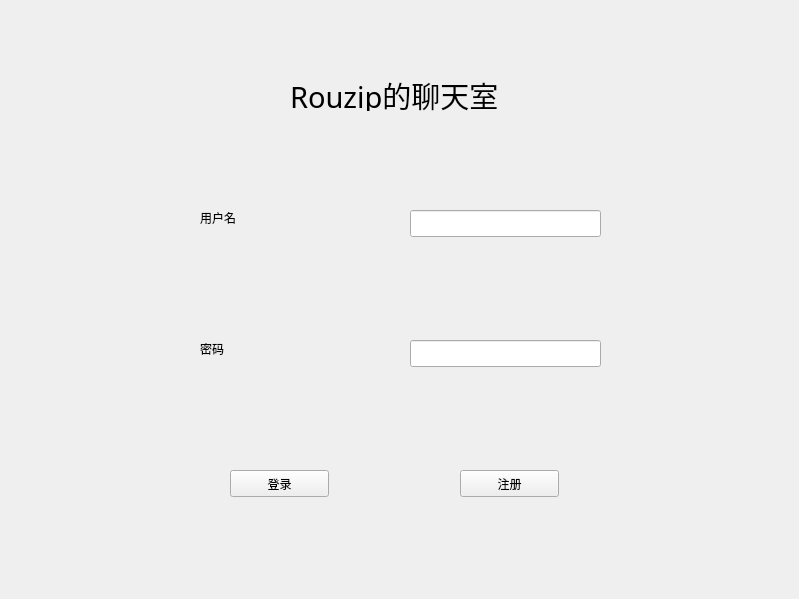
<?xml version="1.0" encoding="UTF-8"?>
<ui version="4.0">
 <class>mainWindow</class>
 <widget class="QWidget" name="mainWindow">
  <property name="geometry">
   <rect>
    <x>0</x>
    <y>0</y>
    <width>799</width>
    <height>599</height>
   </rect>
  </property>
  <property name="windowTitle">
   <string>Rouzip的聊天室</string>
  </property>
  <property name="windowIcon">
   <iconset>
    <normaloff>../../下载/chat_128px_1201543_easyicon.net.ico</normaloff>../../下载/chat_128px_1201543_easyicon.net.ico</iconset>
  </property>
  <widget class="QLabel" name="label">
   <property name="geometry">
    <rect>
     <x>290</x>
     <y>80</y>
     <width>271</width>
     <height>31</height>
    </rect>
   </property>
   <property name="font">
    <font>
     <family>Tlwg Mono</family>
     <pointsize>22</pointsize>
    </font>
   </property>
   <property name="text">
    <string>Rouzip的聊天室</string>
   </property>
  </widget>
  <widget class="QLabel" name="password">
   <property name="geometry">
    <rect>
     <x>200</x>
     <y>340</y>
     <width>67</width>
     <height>17</height>
    </rect>
   </property>
   <property name="text">
    <string>密码</string>
   </property>
   <property name="buddy">
    <cstring>userPassword</cstring>
   </property>
  </widget>
  <widget class="QLabel" name="registerNmae">
   <property name="geometry">
    <rect>
     <x>200</x>
     <y>210</y>
     <width>67</width>
     <height>16</height>
    </rect>
   </property>
   <property name="text">
    <string>用户名</string>
   </property>
   <property name="buddy">
    <cstring>userName</cstring>
   </property>
  </widget>
  <widget class="QPushButton" name="registerButton">
   <property name="geometry">
    <rect>
     <x>460</x>
     <y>470</y>
     <width>99</width>
     <height>27</height>
    </rect>
   </property>
   <property name="text">
    <string>注册</string>
   </property>
  </widget>
  <widget class="QPushButton" name="loginButton">
   <property name="geometry">
    <rect>
     <x>230</x>
     <y>470</y>
     <width>99</width>
     <height>27</height>
    </rect>
   </property>
   <property name="text">
    <string>登录</string>
   </property>
  </widget>
  <widget class="QLineEdit" name="userPassword">
   <property name="geometry">
    <rect>
     <x>410</x>
     <y>340</y>
     <width>191</width>
     <height>27</height>
    </rect>
   </property>
   <property name="echoMode">
    <enum>QLineEdit::Password</enum>
   </property>
  </widget>
  <widget class="QLineEdit" name="userName">
   <property name="geometry">
    <rect>
     <x>410</x>
     <y>210</y>
     <width>191</width>
     <height>27</height>
    </rect>
   </property>
   <property name="acceptDrops">
    <bool>true</bool>
   </property>
   <property name="echoMode">
    <enum>QLineEdit::Normal</enum>
   </property>
  </widget>
 </widget>
 <resources/>
 <connections/>
</ui>
